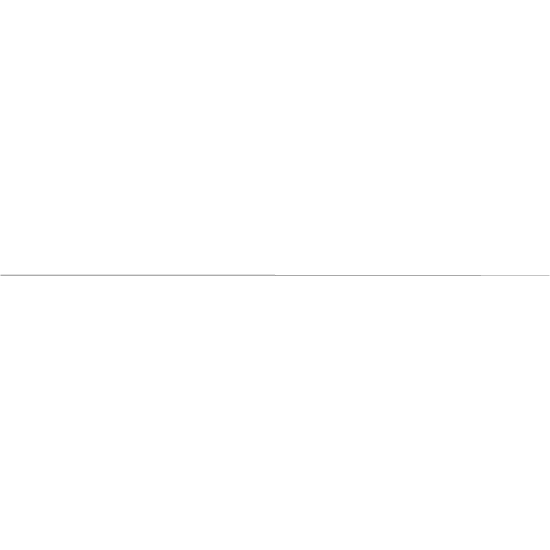
Frame 1 (no input)
Frame 60 (the mouse pressed at the canvas centre just before this capture): identical to frame 1, image omitted
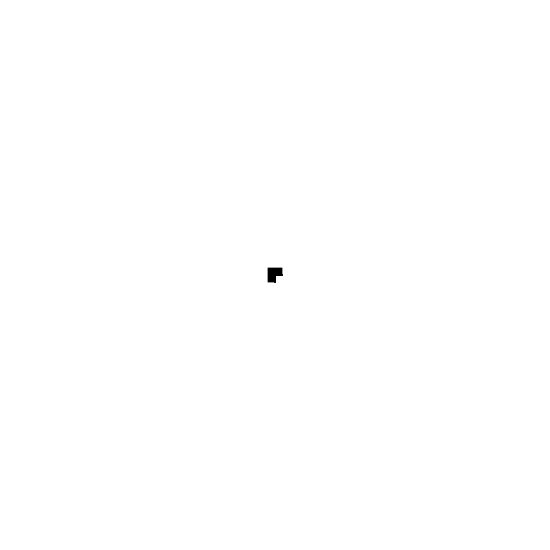
Frame 120 (the mouse held since frame 60 and released just before this capture)

The Processing sketch that drew these frames (run headless with seeded random() and noise(); from frame 60 on, the mouse is pressed at the canvas centre):

// Processing sketch: sketch_210609b
// ── sketch_210609b.pde

float yy = 0;
float xx = 0;

void setup() {
  size(550, 550);
}

void draw() {
  strokeCap(SQUARE);
  smooth();
  noFill();
  background(255);
  translate(width / 2, height / 2);

  yy = mouseY;
  xx = mouseX;

  int circleResolution = (int) map(yy, 0, height, 2, 80);
  float radius = xx - width / 2 + 0.5;
  float angle = TWO_PI / circleResolution;

  strokeWeight(yy / 20);

  beginShape();
  for (int i = 0; i <= circleResolution; i++) {
    float x = cos(angle * i) * radius;
    float y = sin(angle * i) * radius;
    line(0, 0, x, y);
    vertex(x, y);
  }
  endShape();
}
